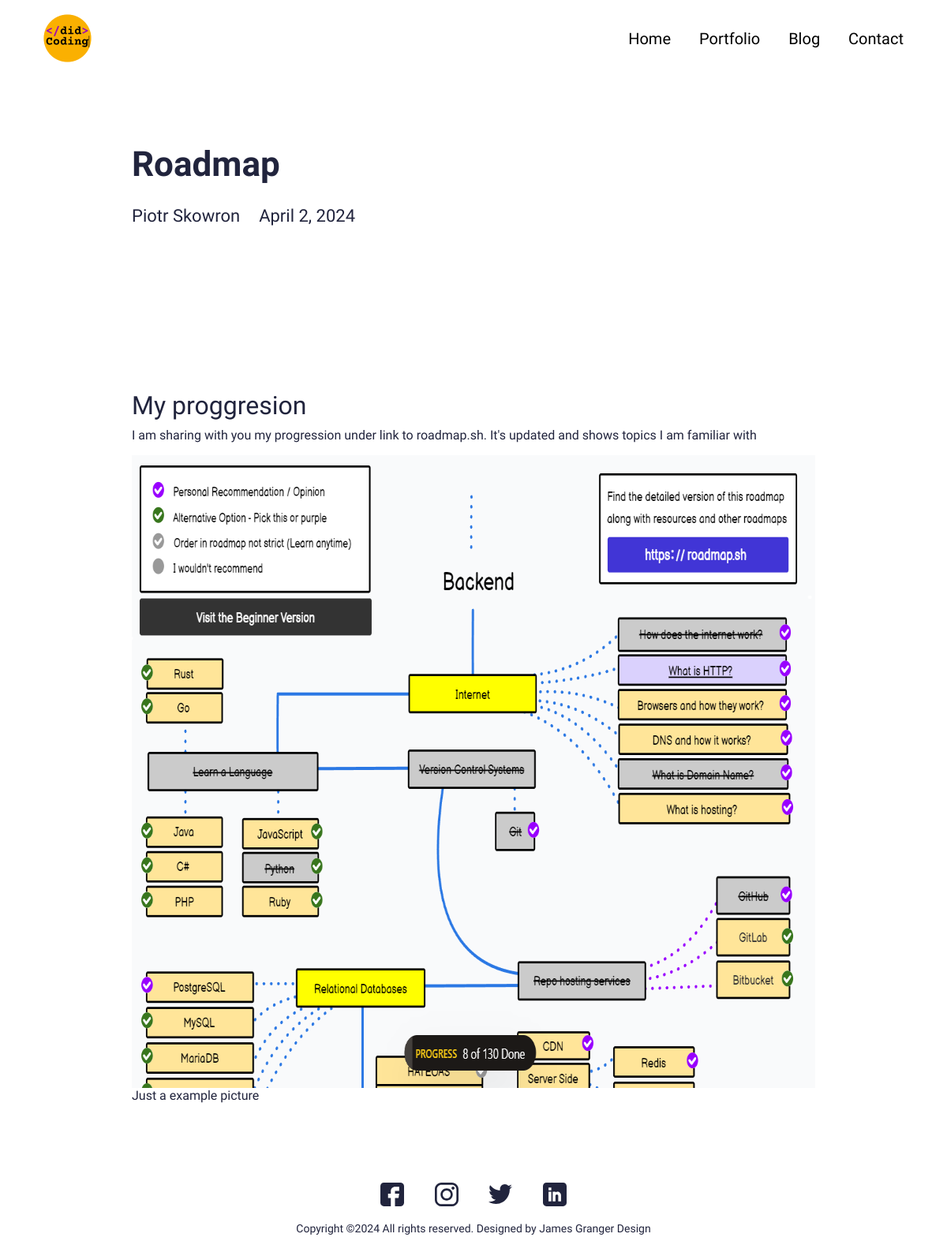
The app's page /blog/roadmap with its own data.
### main/models.py (models this page shows, shortened)
class Blog(models.Model):
    timestamp = models.DateTimeField(auto_now_add=True)
    author = models.CharField(max_length=200, blank=True, null=True)
    name = models.CharField(max_length=200, blank=True, null=True)
    description = models.CharField(max_length=500, blank=True, null=True)
    body = RichTextField(blank=True, null=True)
    slug = models.SlugField(null=True, blank=True)
    image = models.ImageField(blank=True, null=True, upload_to="blog")
    is_active = models.BooleanField(default=True)
    class Meta:
        verbose_name_plural = "Blog Profiles"
        verbose_name = "Blog"
        ordering = ["timestamp"]

### main/views.py (the view)
# urls.py: path('blog/<slug:slug>', views.BlogDetailView.as_view(), name="blog"),
class BlogDetailView(generic.DetailView):
    model = Blog
    template_name = "main/blog-detail.html"

### virtual_resume/context_processors.py (called while the page is built)
def project_context(request):
    context = {
        'me': User.objects.first(),
    }
    return context

### main/templates/main/blog-detail.html (shortened to what this page needs)
{% extends 'main/base.html' %}
{% load static %}
{% block content %}
<section>
  <div class="innerPageBannerCol">
    <div class="container">
      <div class="row g-4 g-md-3  align-items-center">
        <div class="col-md-6">
          <div class="bannerContent">
            <h1 class="xlTitle pb-md-3">{{object.name|title}}</h1>
          </div>
        </div>
      </div>
      <div class="row">
        <div class="col-md-auto">
          <div class="authorCol">
            <h4 class="smTitle pb-3">{{object.author|title}}</h4>
          </div>
        </div>
        <div class="col-md">
          <h4 class="smTitle pb-3">{{object.timestamp.date}}</h4>
        </div>
      </div>
    </div>
  </div>
</section>
<section>
  <div class="sectionSpaceSm">
    <div class="container">
      {{object.body|safe}}
    </div>
  </div>
</section>
{% endblock %}

### static/css/style.css (style rules this page uses)
:root { --primaryColor: #9C07B6; --primaryDarkColor: #3D0048; --primaryHoverColor: #900AA8; --secondaryColor: #F9B000; --baseColor: #21243D; --baseFont: 'Heebo', sans-serif; --titleFont: 'Courier Prime', monospace; --regular: 400; --medium: 500; --bold: 700; --black: 900; --lightBg: #F1F1F1; }
html { scroll-behavior: smooth; }
body { font-family: var(--baseFont); color: var(--baseColor); line-height: normal; }
img { max-width: 100%; }
.xlTitle { font-size: 44px; line-height: 1.3; font-weight: var(--bold); font-family: var(--titleFont) }
.smTitle { font-size: 22px; line-height: normal; font-weight: var(--regular); font-family: var(--titleFont) }
.sectionSpaceSm { padding: 35px 0; }
.innerPageBannerCol { padding: 180px 0 150px; }
@media (min-width:992px) { .container, .container-lg, .container-md, .container-sm, .container-xl, .container-xxl { max-width: 890px; } }

### records on screen
Blog: name "Roadmap", author "Piotr Skowron", timestamp "April 2, 2024", body "My proggresion I am sharing with you my progression under link to roadmap.sh. It's updated and shows topics I am familiar with Just a example picture", body (picture)
